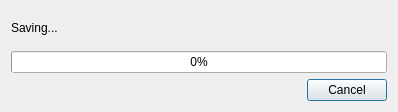
<?xml version="1.0" encoding="UTF-8"?>
<ui version="4.0">
 <class>Dialog</class>
 <widget class="QDialog" name="Dialog">
  <property name="geometry">
   <rect>
    <x>0</x>
    <y>0</y>
    <width>398</width>
    <height>112</height>
   </rect>
  </property>
  <property name="windowTitle">
   <string>Saving File</string>
  </property>
  <layout class="QVBoxLayout" name="verticalLayout">
   <item>
    <widget class="QLabel" name="label">
     <property name="styleSheet">
      <string notr="true">font: 700 20pt &quot;Microsoft YaHei UI&quot;;</string>
     </property>
     <property name="text">
      <string>Saving...</string>
     </property>
    </widget>
   </item>
   <item>
    <widget class="QProgressBar" name="progressBar">
     <property name="value">
      <number>0</number>
     </property>
    </widget>
   </item>
   <item>
    <widget class="QDialogButtonBox" name="buttonBox">
     <property name="orientation">
      <enum>Qt::Orientation::Horizontal</enum>
     </property>
     <property name="standardButtons">
      <set>QDialogButtonBox::StandardButton::Cancel</set>
     </property>
    </widget>
   </item>
  </layout>
 </widget>
 <resources/>
 <connections>
  <connection>
   <sender>buttonBox</sender>
   <signal>accepted()</signal>
   <receiver>Dialog</receiver>
   <slot>accept()</slot>
   <hints>
    <hint type="sourcelabel">
     <x>248</x>
     <y>254</y>
    </hint>
    <hint type="destinationlabel">
     <x>157</x>
     <y>274</y>
    </hint>
   </hints>
  </connection>
  <connection>
   <sender>buttonBox</sender>
   <signal>rejected()</signal>
   <receiver>Dialog</receiver>
   <slot>reject()</slot>
   <hints>
    <hint type="sourcelabel">
     <x>316</x>
     <y>260</y>
    </hint>
    <hint type="destinationlabel">
     <x>286</x>
     <y>274</y>
    </hint>
   </hints>
  </connection>
 </connections>
</ui>
